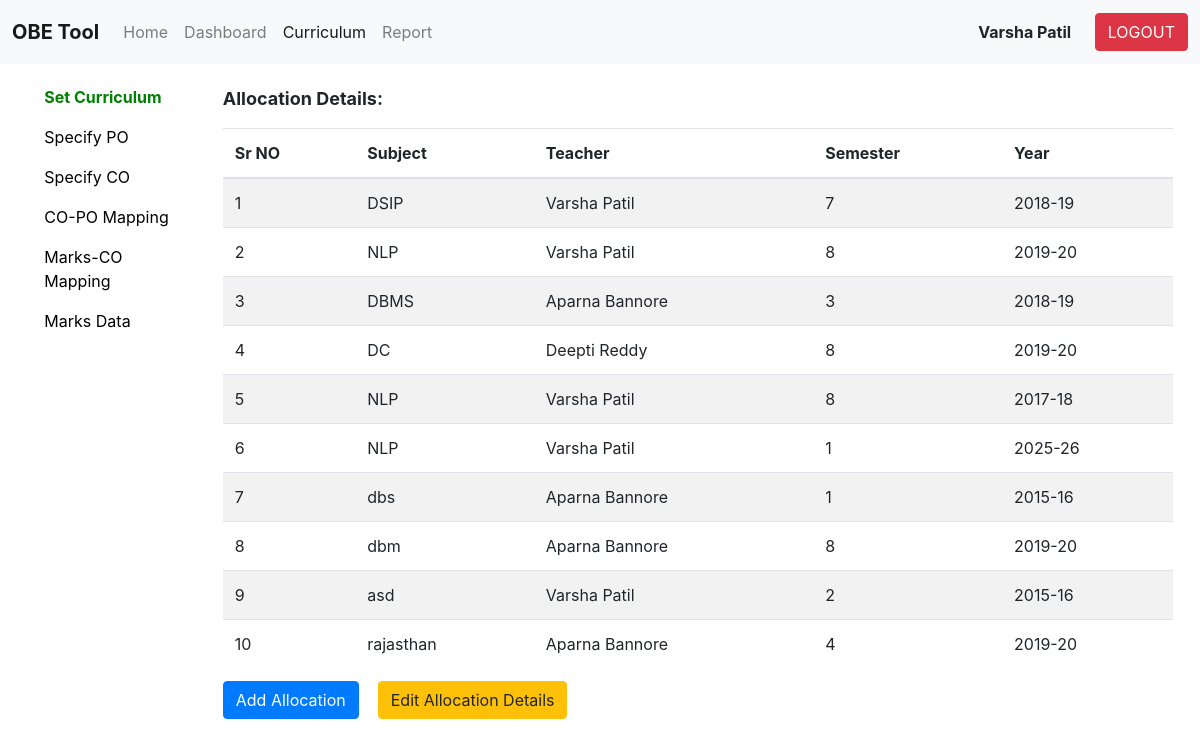
/set_curr.php (signed in), run on the app's committed database.
### tables this page shows
CREATE TABLE `Computers` (
  `Teacher-fname` text NOT NULL,
  `Teacher-sname` text NOT NULL,
  `sub_name` text NOT NULL,
  `teacher_id` text NOT NULL,
  `year` text NOT NULL,
  `semester` text NOT NULL,
  `subject-code` text NOT NULL
);

### set_curr.php (the view, shortened to what this page needs)
<!DOCTYPE html>
<html lang="en">
<head>
<?php
  $host="localhost";
  $user="root";
  $pass="";
  $db="college_project";
  $conn=new mysqli($host,$user,$pass,$db);
  $branch_hod=$_SESSION['branch'];
  $query="SELECT COUNT(*) FROM $branch_hod WHERE 1";
  $result = mysqli_query($conn,$query) or die("ERROR".mysqli_error($conn));
  $result1 = mysqli_query($conn,$query) or die("ERROR".mysqli_error($conn));
  $row = mysqli_fetch_array($result);
?>
    <link rel="stylesheet" href="https://stackpath.bootstrapcdn.com/bootstrap/4.3.1/css/bootstrap.min.css">
</head>
<body>
    <nav class="navbar navbar-expand-lg navbar-light bg-light" style="padding: 1%">
        <a class="navbar-brand" href="index.php" style="font-weight:bold">OBE Tool</a>
        <div class="collapse navbar-collapse" id="navbarText">
          <ul class="navbar-nav mr-auto">
            <li class="nav-item">
              <a class="nav-link" href="index.php">Home <span class="sr-only">(current)</span></a>
            </li>
            <li class="nav-item">
              <a class="nav-link" href="dash.php">Dashboard</a>
            </li>
            <li class="nav-item active">
            <?php
                        if ($_SESSION['desgn']==3){
                        echo '<a href="SPEC_CO.php" class="nav-link">Curriculum</a> ';
                        }
                        elseif($_SESSION['desgn']==1 or $_SESSION['desgn']==2 ){
                          echo'<a href="set_curr.php" class="nav-link">Curriculum</a> ';
                        }
                        ?>
            </li>
            <li class="nav-item">
                <a class="nav-link" href="report.php">Report</a>
              </li>
          </ul>
          <?php
          if(session_status() == PHP_SESSION_NONE){
            echo '<button class="btn btn-light" data-toggle="modal" data-target="#Modal2" style="margin-right: 1%;">
            <strong>SIGN UP</strong> <i class="fas fa-user-plus"></i>
            </button>';
          echo '<button class="btn btn-light" data-toggle="modal" data-target="#Modal" style="margin-right: 1%;">
                <strong>LOGIN</strong> <i class="fas fa-sign-in-alt"></i>
                </button>';
         }
          else {
          echo '<a href="profile.php" class="btn btn-light" style="margin-right: 1%;">
          <strong>'.$_SESSION['f_name'].' '.$_SESSION['s_name'].'</strong></a>';
          echo '<form method="post"><button type="submit" class="btn btn-danger" name="can_cred" href="index.php">LOGOUT</button></form>';
          }
          ?>
        </div>
    </nav>
      <div class="container-fluid">
        <div class="row" style="padding: 1%;">
        <div class='col-2'>
          <nav class="nav flex-column" style="margin: 1%;">
          <a class="nav-link" href="set_curr.php" style="color: green; font-weight: bold;">Set Curriculum</a>
          <a class="nav-link" href="spec_po.php" style="color: black;">Specify PO</a>
          <a class="nav-link active" href="SPEC_CO.php" style="color: black;">Specify CO </a>
          <a class="nav-link" href="CO_PO.php" style="color: black;">CO-PO Mapping</a>
          <a class="nav-link" href="marks_co.php" style="color: black;">Marks-CO Mapping</a>
          <a class="nav-link" href="marks.php" style="color: black;">Marks Data</a>
        </nav>
        </div>
        <div class='col-10'>
          <div class="container-fluid">
              <div class="row">
                <div style="margin-top: 1%;">
                  <?php
                  if($row['COUNT(*)'] == 0){
                    echo '<div class="alert alert-danger" role="alert">
                    No data of allocation found in the Database !!!!
                    </div>';}
                    else{
                      echo '<p style="font-weight:bold;font-size: large;">Allocation Details:</p>';
                    }
                    ?>
                  </div>
              </div>
              <?php
              if ($row['COUNT(*)'] !=0 ){?>
                  <div class="row" style="height:60vh; overflow-y: scroll">
                  <table class="table table-striped">
                  <thead style="background-color:white;position: sticky; top: 0;">
                  <tr>
                    <th scope="col">Sr NO</th>
                    <th scope="col">Subject</th>
                    <th scope="col">Teacher</th>
                    <th scope="col">Semester</th>
                    <th scope="col">Year</th>
                  </tr>
                  </thead>
                  <?php
                  $q_disp="SELECT * FROM $branch_hod WHERE 1";
                  $result_display = mysqli_query($conn,$q_disp) or die("ERROR".mysqli_error($conn));
                  $no=1;
                  while ( $row_display = mysqli_fetch_array($result_display) )
                    {
                    ?>
                    <tr>
                    <td><?echo $no; ?></td>
                    <td><?echo $row_display['sub_name']; ?></td>
                    <td><?echo $row_display['Teacher-fname'].' '.$row_display['Teacher-sname']; ?></td>
                    <td><?echo $row_display['semester']; ?></td>
                    <td><?echo $row_display['year']; ?></td>
                  </tr>
                  <?php
                  $no = $no +1;
                  }}?>
                    </table>
                  </div>
              <div class="row" style="margin-top:3%">
              <button type="button" class="btn btn-primary" data-toggle="modal" data-target="#add_allo" style="margin-right: 2%">Add Allocation</button>
              <button type="button" class="btn btn-warning" data-toggle="modal" data-target="#update_allo">Edit Allocation Details</button>
              </div>
          </div>
        </div>
        </div>
     </div>
</body>
</html>

### data on the page
computers: sub_name "DSIP", value "Varsha", value "Patil", semester "7", year "2018-19"
computers: sub_name "NLP", value "Varsha", value "Patil", semester "8", year "2019-20"
computers: sub_name "DBMS", value "Aparna", value "Bannore", semester "3", year "2018-19"
computers: sub_name "DC", value "Deepti", value "Reddy", semester "8", year "2019-20"
computers: sub_name "NLP", value "Varsha", value "Patil", semester "8", year "2017-18"
computers: sub_name "NLP", value "Varsha", value "Patil", semester "1", year "2025-26"
computers: sub_name "dbs", value "Aparna", value "Bannore", semester "1", year "2015-16"
computers: sub_name "dbm", value "Aparna", value "Bannore", semester "8", year "2019-20"
computers: sub_name "asd", value "Varsha", value "Patil", semester "2", year "2015-16"
computers: sub_name "rajasthan", value "Aparna", value "Bannore", semester "4", year "2019-20"

### other printed values
$_SESSION['f_name'] "Varsha"
$_SESSION['s_name'] "Patil"
